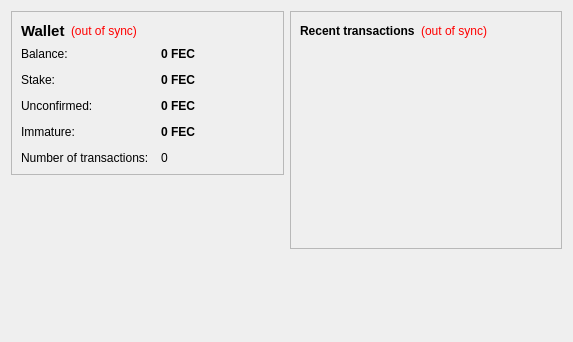
<?xml version="1.0" encoding="UTF-8"?>
<ui version="4.0">
 <class>OverviewPage</class>
 <widget class="QWidget" name="OverviewPage">
  <property name="geometry">
   <rect>
    <x>0</x>
    <y>0</y>
    <width>573</width>
    <height>342</height>
   </rect>
  </property>
  <property name="windowTitle">
   <string>Form</string>
  </property>
  <layout class="QHBoxLayout" name="horizontalLayout" stretch="1,1">
   <item>
    <layout class="QVBoxLayout" name="verticalLayout_2">
     <item>
      <widget class="QFrame" name="frame">
       <property name="frameShape">
        <enum>QFrame::StyledPanel</enum>
       </property>
       <property name="frameShadow">
        <enum>QFrame::Raised</enum>
       </property>
       <layout class="QVBoxLayout" name="verticalLayout_4">
        <item>
         <layout class="QHBoxLayout" name="horizontalLayout_4">
          <item>
           <widget class="QLabel" name="label_5">
            <property name="font">
             <font>
              <pointsize>11</pointsize>
              <weight>75</weight>
              <bold>true</bold>
             </font>
            </property>
            <property name="text">
             <string>Wallet</string>
            </property>
           </widget>
          </item>
          <item>
           <widget class="QLabel" name="labelWalletStatus">
            <property name="toolTip">
             <string>The displayed information may be out of date. Your wallet automatically synchronizes with the freecoin network after a connection is established, but this process has not completed yet.</string>
            </property>
            <property name="styleSheet">
             <string notr="true">QLabel { color: red; }</string>
            </property>
            <property name="text">
             <string notr="true">(out of sync)</string>
            </property>
            <property name="alignment">
             <set>Qt::AlignLeading|Qt::AlignLeft|Qt::AlignVCenter</set>
            </property>
           </widget>
          </item>
          <item>
           <spacer name="horizontalSpacer_2">
            <property name="orientation">
             <enum>Qt::Horizontal</enum>
            </property>
            <property name="sizeHint" stdset="0">
             <size>
              <width>40</width>
              <height>20</height>
             </size>
            </property>
           </spacer>
          </item>
         </layout>
        </item>
        <item>
         <layout class="QFormLayout" name="formLayout_2">
          <property name="fieldGrowthPolicy">
           <enum>QFormLayout::AllNonFixedFieldsGrow</enum>
          </property>
          <property name="horizontalSpacing">
           <number>12</number>
          </property>
          <property name="verticalSpacing">
           <number>12</number>
          </property>
          <item row="0" column="0">
           <widget class="QLabel" name="label">
            <property name="text">
             <string>Balance:</string>
            </property>
           </widget>
          </item>
          <item row="0" column="1">
           <widget class="QLabel" name="labelBalance">
            <property name="font">
             <font>
              <weight>75</weight>
              <bold>true</bold>
             </font>
            </property>
            <property name="cursor">
             <cursorShape>IBeamCursor</cursorShape>
            </property>
            <property name="toolTip">
             <string>Your current balance</string>
            </property>
            <property name="text">
             <string notr="true">0 FEC</string>
            </property>
            <property name="textInteractionFlags">
             <set>Qt::LinksAccessibleByMouse|Qt::TextSelectableByKeyboard|Qt::TextSelectableByMouse</set>
            </property>
           </widget>
          </item>
          <item row="1" column="0">
           <widget class="QLabel" name="label_6">
            <property name="text">
             <string>Stake:</string>
            </property>
           </widget>
          </item>
          <item row="1" column="1">
           <widget class="QLabel" name="labelStake">
            <property name="font">
             <font>
              <weight>75</weight>
              <bold>true</bold>
             </font>
            </property>
            <property name="cursor">
             <cursorShape>IBeamCursor</cursorShape>
            </property>
            <property name="toolTip">
             <string>Total of coins that was staked, and do not yet count toward the current balance</string>
            </property>
            <property name="text">
             <string notr="true">0 FEC</string>
            </property>
            <property name="textInteractionFlags">
             <set>Qt::LinksAccessibleByMouse|Qt::TextSelectableByKeyboard|Qt::TextSelectableByMouse</set>
            </property>
           </widget>
          </item>
          <item row="2" column="0">
           <widget class="QLabel" name="label_3">
            <property name="text">
             <string>Unconfirmed:</string>
            </property>
           </widget>
          </item>
          <item row="2" column="1">
           <widget class="QLabel" name="labelUnconfirmed">
            <property name="font">
             <font>
              <weight>75</weight>
              <bold>true</bold>
             </font>
            </property>
            <property name="cursor">
             <cursorShape>IBeamCursor</cursorShape>
            </property>
            <property name="toolTip">
             <string>Total of transactions that have yet to be confirmed, and do not yet count toward the current balance</string>
            </property>
            <property name="text">
             <string notr="true">0 FEC</string>
            </property>
            <property name="textInteractionFlags">
             <set>Qt::LinksAccessibleByMouse|Qt::TextSelectableByKeyboard|Qt::TextSelectableByMouse</set>
            </property>
           </widget>
          </item>
          <item row="3" column="0">
           <widget class="QLabel" name="labelImmatureText">
            <property name="text">
             <string>Immature:</string>
            </property>
           </widget>
          </item>
          <item row="3" column="1">
           <widget class="QLabel" name="labelImmature">
            <property name="font">
             <font>
              <weight>75</weight>
              <bold>true</bold>
             </font>
            </property>
            <property name="toolTip">
             <string>Mined balance that has not yet matured</string>
            </property>
            <property name="text">
             <string notr="true">0 FEC</string>
            </property>
            <property name="textInteractionFlags">
             <set>Qt::LinksAccessibleByMouse|Qt::TextSelectableByKeyboard|Qt::TextSelectableByMouse</set>
            </property>
           </widget>
          </item>
          <item row="4" column="0">
           <widget class="QLabel" name="label_2">
            <property name="text">
             <string>Number of transactions:</string>
            </property>
           </widget>
          </item>
          <item row="4" column="1">
           <widget class="QLabel" name="labelNumTransactions">
            <property name="toolTip">
             <string>Total number of transactions in wallet</string>
            </property>
            <property name="text">
             <string notr="true">0</string>
            </property>
           </widget>
          </item>
         </layout>
        </item>
       </layout>
      </widget>
     </item>
     <item>
      <spacer name="verticalSpacer">
       <property name="orientation">
        <enum>Qt::Vertical</enum>
       </property>
       <property name="sizeHint" stdset="0">
        <size>
         <width>20</width>
         <height>40</height>
        </size>
       </property>
      </spacer>
     </item>
    </layout>
   </item>
   <item>
    <layout class="QVBoxLayout" name="verticalLayout_3">
     <item>
      <widget class="QFrame" name="frame_2">
       <property name="frameShape">
        <enum>QFrame::StyledPanel</enum>
       </property>
       <property name="frameShadow">
        <enum>QFrame::Raised</enum>
       </property>
       <layout class="QVBoxLayout" name="verticalLayout">
        <item>
         <layout class="QHBoxLayout" name="horizontalLayout_2">
          <item>
           <widget class="QLabel" name="label_4">
            <property name="text">
             <string>&lt;b&gt;Recent transactions&lt;/b&gt;</string>
            </property>
           </widget>
          </item>
          <item>
           <widget class="QLabel" name="labelTransactionsStatus">
            <property name="toolTip">
             <string>The displayed information may be out of date. Your wallet automatically synchronizes with the freecoin network after a connection is established, but this process has not completed yet.</string>
            </property>
            <property name="styleSheet">
             <string notr="true">QLabel { color: red; }</string>
            </property>
            <property name="text">
             <string notr="true">(out of sync)</string>
            </property>
            <property name="alignment">
             <set>Qt::AlignRight|Qt::AlignTrailing|Qt::AlignVCenter</set>
            </property>
           </widget>
          </item>
          <item>
           <spacer name="horizontalSpacer">
            <property name="orientation">
             <enum>Qt::Horizontal</enum>
            </property>
            <property name="sizeHint" stdset="0">
             <size>
              <width>40</width>
              <height>20</height>
             </size>
            </property>
           </spacer>
          </item>
         </layout>
        </item>
        <item>
         <widget class="QListView" name="listTransactions">
          <property name="styleSheet">
           <string notr="true">QListView { background: transparent; }</string>
          </property>
          <property name="frameShape">
           <enum>QFrame::NoFrame</enum>
          </property>
          <property name="verticalScrollBarPolicy">
           <enum>Qt::ScrollBarAlwaysOff</enum>
          </property>
          <property name="horizontalScrollBarPolicy">
           <enum>Qt::ScrollBarAlwaysOff</enum>
          </property>
          <property name="selectionMode">
           <enum>QAbstractItemView::NoSelection</enum>
          </property>
         </widget>
        </item>
       </layout>
      </widget>
     </item>
     <item>
      <spacer name="verticalSpacer_2">
       <property name="orientation">
        <enum>Qt::Vertical</enum>
       </property>
       <property name="sizeHint" stdset="0">
        <size>
         <width>20</width>
         <height>40</height>
        </size>
       </property>
      </spacer>
     </item>
    </layout>
   </item>
  </layout>
 </widget>
 <resources/>
 <connections/>
</ui>
